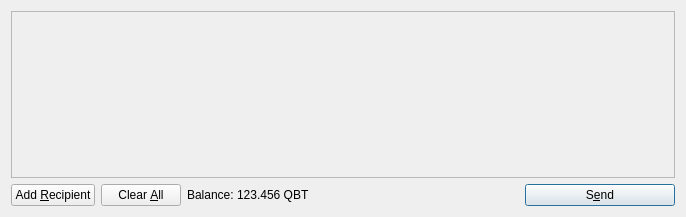
<?xml version="1.0" encoding="UTF-8"?>
<ui version="4.0">
 <class>SendCoinsDialog</class>
 <widget class="QDialog" name="SendCoinsDialog">
  <property name="geometry">
   <rect>
    <x>0</x>
    <y>0</y>
    <width>686</width>
    <height>217</height>
   </rect>
  </property>
  <property name="windowTitle">
   <string>Send Coins</string>
  </property>
  <layout class="QVBoxLayout" name="verticalLayout">
   <item>
    <widget class="QScrollArea" name="scrollArea">
     <property name="widgetResizable">
      <bool>true</bool>
     </property>
     <widget class="QWidget" name="scrollAreaWidgetContents">
      <property name="geometry">
       <rect>
        <x>0</x>
        <y>0</y>
        <width>666</width>
        <height>165</height>
       </rect>
      </property>
      <layout class="QVBoxLayout" name="verticalLayout_2">
       <property name="margin">
        <number>0</number>
       </property>
       <item>
        <layout class="QVBoxLayout" name="entries">
         <property name="spacing">
          <number>6</number>
         </property>
        </layout>
       </item>
       <item>
        <spacer name="verticalSpacer">
         <property name="orientation">
          <enum>Qt::Vertical</enum>
         </property>
         <property name="sizeHint" stdset="0">
          <size>
           <width>20</width>
           <height>40</height>
          </size>
         </property>
        </spacer>
       </item>
      </layout>
     </widget>
    </widget>
   </item>
   <item>
    <layout class="QHBoxLayout" name="horizontalLayout">
     <item>
      <widget class="QPushButton" name="addButton">
       <property name="toolTip">
        <string>Send to multiple recipients at once</string>
       </property>
       <property name="text">
        <string>Add &amp;Recipient</string>
       </property>
       <property name="icon">
        <iconset resource="../bitcoin.qrc">
         <normaloff>:/icons/add</normaloff>:/icons/add</iconset>
       </property>
       <property name="autoDefault">
        <bool>false</bool>
       </property>
      </widget>
     </item>
     <item>
      <widget class="QPushButton" name="clearButton">
       <property name="sizePolicy">
        <sizepolicy hsizetype="Minimum" vsizetype="Fixed">
         <horstretch>0</horstretch>
         <verstretch>0</verstretch>
        </sizepolicy>
       </property>
       <property name="toolTip">
        <string>Remove all transaction fields</string>
       </property>
       <property name="text">
        <string>Clear &amp;All</string>
       </property>
       <property name="icon">
        <iconset resource="../bitcoin.qrc">
         <normaloff>:/icons/remove</normaloff>:/icons/remove</iconset>
       </property>
       <property name="autoRepeatDelay">
        <number>300</number>
       </property>
       <property name="autoDefault">
        <bool>false</bool>
       </property>
      </widget>
     </item>
     <item>
      <layout class="QHBoxLayout" name="horizontalLayout_2">
       <property name="spacing">
        <number>3</number>
       </property>
       <item>
        <widget class="QLabel" name="label">
         <property name="text">
          <string>Balance:</string>
         </property>
        </widget>
       </item>
       <item>
        <widget class="QLabel" name="labelBalance">
         <property name="cursor">
          <cursorShape>IBeamCursor</cursorShape>
         </property>
         <property name="text">
          <string>123.456 QBT</string>
         </property>
         <property name="textInteractionFlags">
          <set>Qt::LinksAccessibleByMouse|Qt::TextSelectableByKeyboard|Qt::TextSelectableByMouse</set>
         </property>
        </widget>
       </item>
      </layout>
     </item>
     <item>
      <spacer name="horizontalSpacer">
       <property name="orientation">
        <enum>Qt::Horizontal</enum>
       </property>
       <property name="sizeHint" stdset="0">
        <size>
         <width>40</width>
         <height>20</height>
        </size>
       </property>
      </spacer>
     </item>
     <item>
      <widget class="QPushButton" name="sendButton">
       <property name="minimumSize">
        <size>
         <width>150</width>
         <height>0</height>
        </size>
       </property>
       <property name="toolTip">
        <string>Confirm the send action</string>
       </property>
       <property name="text">
        <string>S&amp;end</string>
       </property>
       <property name="icon">
        <iconset resource="../bitcoin.qrc">
         <normaloff>:/icons/send</normaloff>:/icons/send</iconset>
       </property>
       <property name="default">
        <bool>true</bool>
       </property>
      </widget>
     </item>
    </layout>
   </item>
  </layout>
 </widget>
 <resources>
  <include location="../bitcoin.qrc"/>
 </resources>
 <connections/>
</ui>
